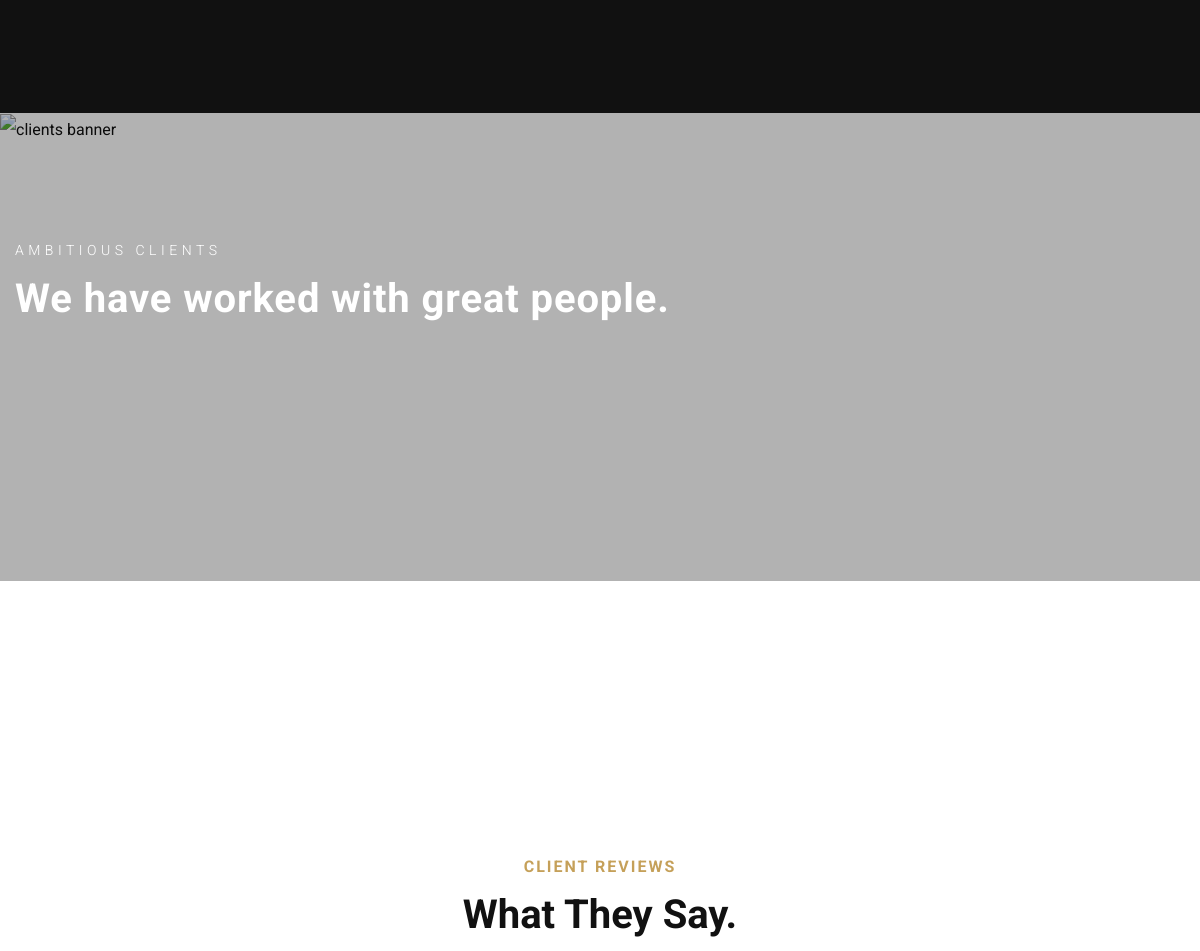
/ (middle part), run on an earlier commit of the app's database.
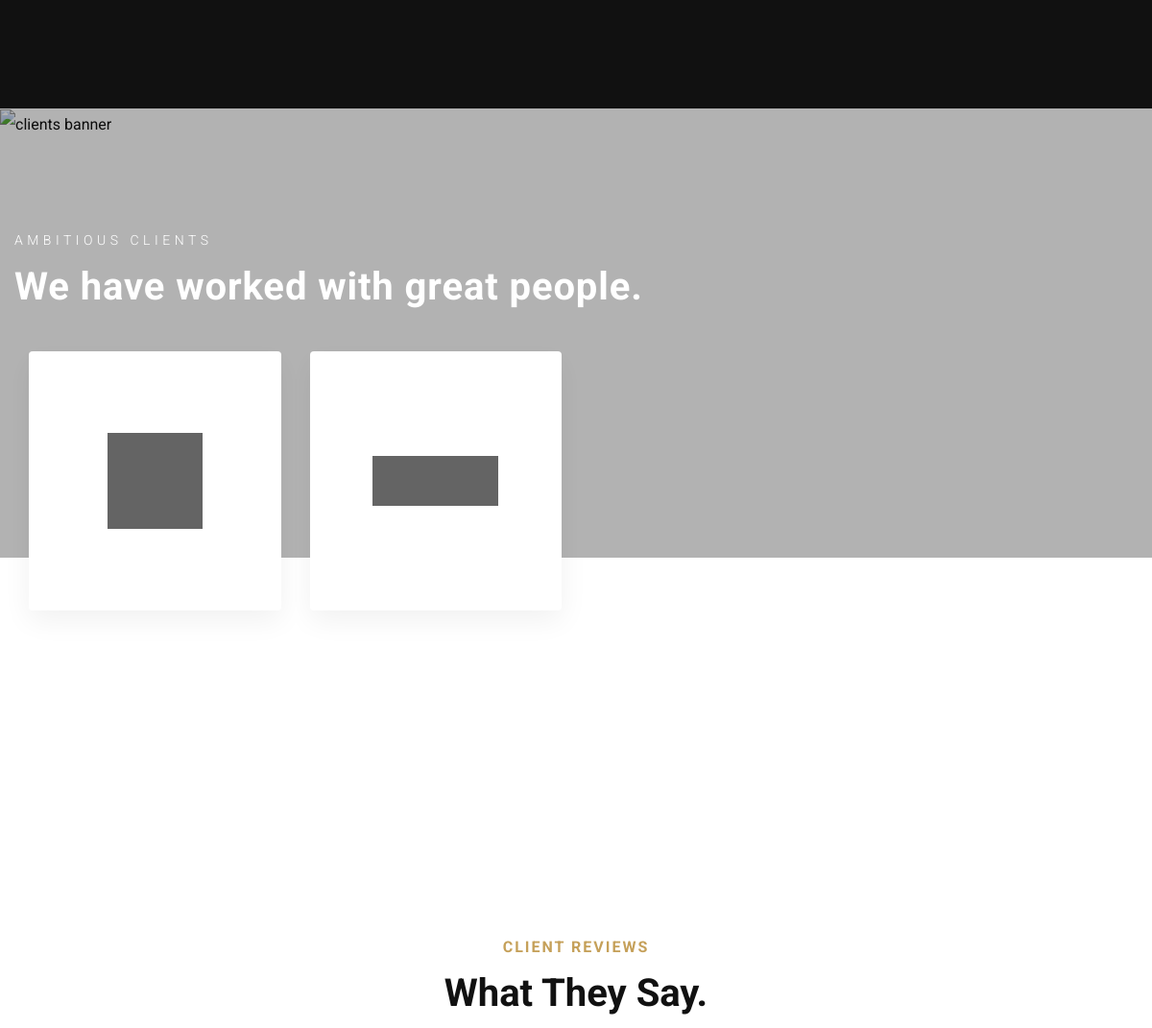
And on a later commit of the database.
### core/models.py (models this page shows, shortened)
class BaseModel(models.Model):
    created_at = models.DateTimeField(auto_now_add = True, blank = True, null = True)
    updated_at = models.DateField(auto_now = True, blank = True, null = True)
    class Meta:
        abstract = True

class ClientPage(BaseModel):
    client_logo = ResizedImageField(force_format="WEBP", quality=75, upload_to="clients_images/")
    client_name = models.CharField(max_length = 50)
    client_site = models.CharField(max_length = 50)

### core/views.py (the view)
# urls.py: path('', index, name="index"),
def index(request):
    slider_img = Slider.objects.filter(is_visible = True).last()
    projects = Project.objects.filter(is_featured=True).order_by("-year")
    testimonials = ClientReview.objects.all().order_by('-created_at')
    about = AboutUs.objects.first()
    top_clients = ClientPage.objects.all()[0:4]
    year = about.year if about else 0
    walkthroughs = Walkthrough.objects.all().first()
    context = {
        "slider_img": slider_img,
        "projects": projects,
        "testimonials": testimonials,
        "about": about,
        "total_company_years": year,
        "top_clients": top_clients,
        "walkthrough": walkthroughs
    }
    return render(request, 'index.html', context)

### core/context_processors.py (called while the page is built)
def footer(request):
    current_year = datetime.now().year
    footer_content = FooterContent.objects.first()
    return {"footer_content": footer_content, "current_year": current_year}

### templates/index.html (shortened to what this page needs)
{% extends "base.html" %}
{% load static %}
{% block content %}
<div class="margin-lg-120t margin-sm-80t" style="background: #111; padding: 100px 0;">
    <div class="projects-horizontal-reel" id="projectsReel">
    </div>
</div>
<div class="row-fluid row-no-padding margin-lg-0t margin-sm-0t">
    <div class="column_container col-sm-12 no-padd">
        <div class="column-inner">
            <div class="prague-shortcode-parent">
                <div class="prague-shortcode-parent-img">
                    <span class="overlay"></span>
                    <img src="#" data-lazy-src="{% static 'img/onepage-home/4939b412273735.56265d32438da.jpg' %}" class="s-img-switch" alt="clients banner" />
                </div>
                <div class="prague-shortcode-content-wrapp">
                    <div class="prague-shortcode-heading light left">
                        <div class="parent-subtitle">AMBITIOUS CLIENTS</div>
                        <h2 class="parent-title">We have worked with great people.</h2>
                    </div>
                    <div class="row-fluid">
                        {% for cli in top_clients %}
                        <div class="col-sm-6 col-md-3 no-padd-small" style="padding: 15px;">
                            <a href="{% if 'http' in cli.client_site %}{{ cli.client_site }}{% else %}https://{{ cli.client_site }}{% endif %}" target="_blank" style="text-decoration:none;">
                                <div class="prague-clients-wrapper" style="background:#fff; padding:40px; box-shadow: 0 10px 30px rgba(0,0,0,0.06); border-radius:4px; text-align:center; height:180px; display:flex; align-items:center; justify-content:center; transition: transform 0.3s ease;">
                                    <img style="max-width:100%; max-height:100px; width:auto; height:auto; transition: filter 0.3s ease;"
                                         class="prague-clients-logo"
                                         src="media/{{ cli.client_logo }}"
                                         alt="{{ cli.client_name }}">
                                </div>
                            </a>
                        </div>
                        {% endfor %}
                    </div>
                </div>
            </div>
        </div>
    </div>
</div>
<div style="clear: both; width: 100%; height: 150px;"></div>
<div style="background-color: #ffffff; padding: 120px 0 100px 0;">
    <div class="container" style="text-align: center; margin-bottom: 50px;">
        <div style="color: #c5a059; font-weight: bold; letter-spacing: 2px; text-transform: uppercase;">Client Reviews</div>
        <h2 style="font-size: 40px; color: #111; margin-top: 10px;">What They Say.</h2>
    </div>
</div>
{% endblock content %}

### templates/base.html (shortened to what this page needs)
{% load static %}
<!DOCTYPE html>
<html lang="en">
<head>
    <link rel="stylesheet" href="{% static 'css/swiper.min.css' %}">
    <link rel="stylesheet" href="{% static 'css/slick.min.css' %}">
    <link rel="stylesheet" href="{% static 'css/magnific-popup.css'%}">
    <link rel="stylesheet" href="{% static 'font-awesome/css/font-awesome.min.css'%}">
    <link rel="stylesheet" href="{% static 'css/et-line-font.css'%}">
    <link rel="stylesheet" href="{% static 'css/before-after.min.css'%}">
    <link rel="stylesheet" href="{% static 'css/bootstrap.min.css'%}">
    <link rel="stylesheet" href="{% static 'css/unit-test.css'%}">
    <link rel="stylesheet" href="{% static 'css/style.css'%}">
</head>
<body>
    {% block content %}{% endblock content %}
</body>
</html>

### templates/header.html (shortened to what this page needs)
{% load static %}

### templates/footer.html (shortened to what this page needs)
{% load static %}

### static/css/unit-test.css (style rules this page uses)
* { font-size: 16px; line-height: 32px; font-weight: 400; -ms-word-wrap: break-word; word-wrap: break-word; }
h2 { font-size: 28px; }
h1, h2, h3, h4, h5, h6 { margin: 10px 0; }
img { height: auto; max-width: 100%; vertical-align: middle; }
img { border: 0; }

### templates/index.html (style rules this page uses)
:root { --gold: #c5a059; --gold-light: #e3c18b; --dark-bg: #111111; }
.projects-horizontal-reel { overflow-x: auto; white-space: nowrap; padding-bottom: 40px; cursor: grab; scrollbar-width: thin; scrollbar-color: var(--gold) #f0f0f0; }

What changed in the data, as far as the page shows it:
added ClientPage: client_logo (picture)
added ClientPage: client_logo (picture)
